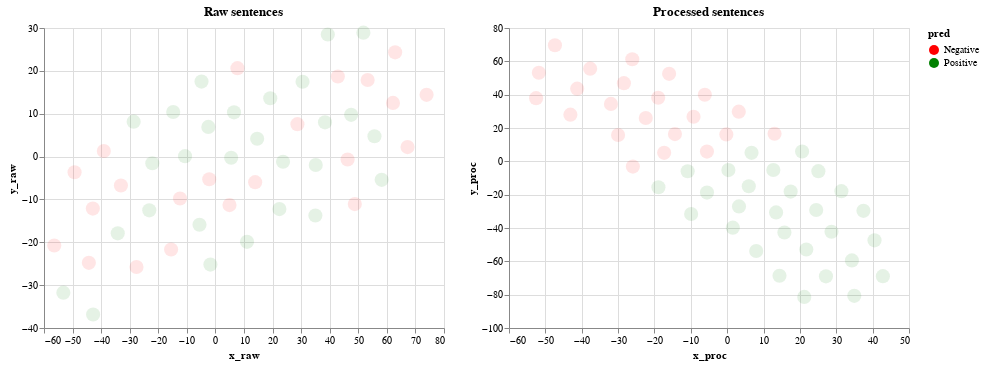

The notebook cell saved with this chart:
### Code cell
words_tsned | sentences_tsned

### Figure 1 — Vega-Lite specification as saved in the notebook (floating-point values rounded to 4 significant figures)
{"config": {"view": {"continuousWidth": 400, "continuousHeight": 300}}, "hconcat": [{"mark": {"type": "circle", "size": 200}, "encoding": {"color": {"type": "nominal", "field": "pred", "scale": {"domain": ["Negative", "Positive"], "range": ["red", "green"]}}, "opacity": {"condition": {"value": 1, "selection": "selector012"}, "value": 0.1}, "tooltip": {"type": "nominal", "field": "sentence"}, "x": {"type": "quantitative", "field": "x_raw"}, "y": {"type": "quantitative", "field": "y_raw"}}, "selection": {"selector011": {"type": "interval", "empty": "none", "encodings": ["x", "y"]}}, "title": "Raw sentences"}, {"mark": {"type": "circle", "size": 200}, "encoding": {"color": {"type": "nominal", "field": "pred", "scale": {"domain": ["Negative", "Positive"], "range": ["red", "green"]}}, "opacity": {"condition": {"value": 1, "selection": "selector011"}, "value": 0.1}, "tooltip": {"type": "nominal", "field": "sentence"}, "x": {"type": "quantitative", "field": "x_proc"}, "y": {"type": "quantitative", "field": "y_proc"}}, "selection": {"selector012": {"type": "interval", "empty": "none", "encodings": ["x", "y"]}}, "title": "Processed sentences"}], "data": {"name": "data-2c795a0e855a1a766e8ef175bbe34a4a"}, "$schema": "https://vega.github.io/schema/vega-lite/v4.8.1.json", "datasets": {"data-2c795a0e855a1a766e8ef175bbe34a4a": [{"x_raw": 38.35, "y_raw": 7.994, "x_proc": 40.51, "y_proc": -47.41, "sentence": "See both films if you can.  ", "pred": "Positive"}, {"x_raw": 23.66, "y_raw": -1.201, "x_proc": 1.555, "y_proc": -39.78, "sentence": "you can watch them preparing the delicious food!)", "pred": "Positive"}, {"x_raw": 19.19, "y_raw": 13.61, "x_proc": 5.94, "y_proc": -14.95, "sentence": "I do think Tom Hanks is a good actor.  ", "pred": "Positive"}, {"x_raw": -42.82, "y_raw": -36.86, "x_proc": -5.554, "y_proc": -18.77, "sentence": "(My mother and brother had to do this)When I saw Robert Ryan portraying this type of man, it was a very good imitation of this type of individual, and I was impressed.  ", "pred": "Positive"}, {"x_raw": -42.91, "y_raw": -12.13, "x_proc": -17.34, "y_proc": 5.107, "sentence": "The eargels channel the sound directly into your ear and seem to increase the sound volume and clarity.", "pred": "Negative"}, {"x_raw": 46.26, "y_raw": -0.673, "x_proc": -5.565, "y_proc": 5.838, "sentence": "This movie is so awesome!  ", "pred": "Negative"}, {"x_raw": 22.39, "y_raw": -12.25, "x_proc": 42.82, "y_proc": -68.9, "sentence": "Excellent product, I am very satisfied with the purchase.", "pred": "Positive"}, {"x_raw": -28.62, "y_raw": 8.144, "x_proc": 24.49, "y_proc": -29.17, "sentence": "i felt insulted and disrespected, how could you talk and judge another human being like that?", "pred": "Positive"}, {"x_raw": 73.9, "y_raw": 14.4, "x_proc": -47.36, "y_proc": 69.65, "sentence": "don't waste your money.", "pred": "Negative"}, {"x_raw": -4.872, "y_raw": 17.49, "x_proc": 15.74, "y_proc": -42.69, "sentence": "I think food should have flavor and texture and both were lacking.", "pred": "Positive"}, {"x_raw": 48.78, "y_raw": -11.09, "x_proc": -28.4, "y_proc": 46.9, "sentence": "It's A PIECE OF CRAP!", "pred": "Negative"}, {"x_raw": -14.78, "y_raw": 10.4, "x_proc": 7.986, "y_proc": -53.77, "sentence": "The internet access was fine, it the rare instance that it worked.", "pred": "Positive"}, {"x_raw": -1.753, "y_raw": -25.21, "x_proc": 28.69, "y_proc": -42.22, "sentence": "You truly take this journey through the eyes and soul of a child.  ", "pred": "Positive"}, {"x_raw": 62.14, "y_raw": 12.53, "x_proc": -26.1, "y_proc": 61.26, "sentence": "bad fit, way too big.", "pred": "Negative"}, {"x_raw": 51.79, "y_raw": 28.91, "x_proc": 21.76, "y_proc": -52.92, "sentence": "Great Earpiece.", "pred": "Positive"}, {"x_raw": -10.64, "y_raw": 0.0983, "x_proc": 20.6, "y_proc": 5.913, "sentence": "Characters are one-dimensional, even the good guys and especially the bad guys.  ", "pred": "Positive"}, {"x_raw": 14.61, "y_raw": 4.163, "x_proc": 3.248, "y_proc": -27.05, "sentence": "I could eat their bruschetta all day it is devine.", "pred": "Positive"}, {"x_raw": -23.15, "y_raw": -12.54, "x_proc": 27.16, "y_proc": -69.0, "sentence": "Today is the second time I've been to their lunch buffet and it was pretty good.", "pred": "Positive"}, {"x_raw": -53.22, "y_raw": -31.75, "x_proc": 25.08, "y_proc": -5.912, "sentence": "I contacted the company and they told me that, although the unit was still under warranty, if I couldn't produce my receipt I was out of luck.", "pred": "Positive"}, {"x_raw": -56.41, "y_raw": -20.75, "x_proc": -37.68, "y_proc": 55.61, "sentence": "The guys all had steaks, and our steak loving son who has had steak at the best and worst places said it was the best steak he's ever eaten.", "pred": "Negative"}, {"x_raw": 42.85, "y_raw": 18.69, "x_proc": -0.2328, "y_proc": 16.15, "sentence": "The service was meh.", "pred": "Negative"}, {"x_raw": -2.482, "y_raw": 6.922, "x_proc": 21.2, "y_proc": -81.35, "sentence": "The steaks are all well trimmed and also perfectly cooked.", "pred": "Positive"}, {"x_raw": -44.3, "y_raw": -24.79, "x_proc": -14.36, "y_proc": 16.35, "sentence": "When I placed my treo into the case, not only was it NOT snug, but there was A LOT of extra room on the sides.", "pred": "Negative"}, {"x_raw": 58.19, "y_raw": -5.422, "x_proc": 12.69, "y_proc": -5.189, "sentence": "How awesome is that.", "pred": "Positive"}, {"x_raw": -49.3, "y_raw": -3.649, "x_proc": -41.25, "y_proc": 43.61, "sentence": "The fish is badly made and some of its underwater shots are repeated a thousand times in the film.  ", "pred": "Negative"}, {"x_raw": -2.164, "y_raw": -5.281, "x_proc": -6.15, "y_proc": 39.94, "sentence": "Overall, I was very disappointed with the quality of food at Bouchon.", "pred": "Negative"}, {"x_raw": -39.06, "y_raw": 1.299, "x_proc": -43.12, "y_proc": 28.01, "sentence": "Similarly, the delivery man did not say a word of apology when our food was 45 minutes late.", "pred": "Negative"}, {"x_raw": 53.28, "y_raw": 17.87, "x_proc": 13.03, "y_proc": 16.54, "sentence": "It was pretty gross!", "pred": "Negative"}, {"x_raw": 62.9, "y_raw": 24.32, "x_proc": -25.94, "y_proc": -3.136, "sentence": "Lousy product.", "pred": "Negative"}, {"x_raw": -12.4, "y_raw": -9.78, "x_proc": -31.96, "y_proc": 34.45, "sentence": "There is really nothing for me at postinos, hope your experience is better", "pred": "Negative"}, {"x_raw": -33.08, "y_raw": -6.752, "x_proc": -15.97, "y_proc": 52.51, "sentence": "He really didn't seem to want to be hosting; his voice-overs were monotonous, didn't get involved with the guests.  ", "pred": "Negative"}, {"x_raw": 30.49, "y_raw": 17.46, "x_proc": 17.46, "y_proc": -18.14, "sentence": "The character developments also lacked in depth.  ", "pred": "Positive"}, {"x_raw": -27.63, "y_raw": -25.76, "x_proc": -18.97, "y_proc": 38.12, "sentence": "Im big fan of RPG games too, but this movie, its a disgrace to any self-respecting RPGer there is.  ", "pred": "Negative"}, {"x_raw": 34.98, "y_raw": -13.74, "x_proc": 34.95, "y_proc": -80.72, "sentence": "The sound quality is excellent as well.", "pred": "Positive"}, {"x_raw": 7.7, "y_raw": 20.62, "x_proc": -9.25, "y_proc": 26.72, "sentence": "If it were possible to give them zero stars, they'd have it.", "pred": "Negative"}, {"x_raw": 35.11, "y_raw": -1.968, "x_proc": 0.3311, "y_proc": -5.243, "sentence": "An Awesome New Look For Fall 2000!.", "pred": "Positive"}, {"x_raw": -15.52, "y_raw": -21.69, "x_proc": -52.55, "y_proc": 37.91, "sentence": "Both films are terrible, but to the credit of the 1986 version, it was watchable.  ", "pred": "Negative"}, {"x_raw": 13.91, "y_raw": -5.978, "x_proc": -22.39, "y_proc": 25.99, "sentence": "Don't trust their website and don't expect any helpful support.", "pred": "Negative"}, {"x_raw": -5.576, "y_raw": -15.92, "x_proc": 6.694, "y_proc": 5.086, "sentence": "This is the first phone I've had that has been so cheaply made.", "pred": "Positive"}, {"x_raw": 6.505, "y_raw": 10.33, "x_proc": -9.911, "y_proc": -31.57, "sentence": "People who like European films and \"art movies\" will like this movie.  ", "pred": "Positive"}, {"x_raw": 4.919, "y_raw": -11.32, "x_proc": -51.79, "y_proc": 53.15, "sentence": "The acting was bad, the dialogs were extremely shallow and insincere.  ", "pred": "Negative"}, {"x_raw": 47.5, "y_raw": 9.733, "x_proc": 34.3, "y_proc": -59.46, "sentence": "Definitely worth checking out.  ", "pred": "Positive"}, {"x_raw": 5.508, "y_raw": -0.2841, "x_proc": 31.41, "y_proc": -17.9, "sentence": "Lastly, the mozzarella sticks, they were the best thing we ordered.", "pred": "Positive"}, {"x_raw": 28.7, "y_raw": 7.57, "x_proc": 3.188, "y_proc": 29.82, "sentence": "I've never been more insulted or felt disrespected.", "pred": "Negative"}, {"x_raw": 39.33, "y_raw": 28.49, "x_proc": 37.47, "y_proc": -29.72, "sentence": "Has been working great.", "pred": "Positive"}, {"x_raw": -22.09, "y_raw": -1.55, "x_proc": 14.39, "y_proc": -68.65, "sentence": "The movie showed a lot of Florida at it's best, made it look very appealing.  ", "pred": "Positive"}, {"x_raw": 11.06, "y_raw": -19.9, "x_proc": 13.45, "y_proc": -30.65, "sentence": "This is a good battery, and it got here really fast.", "pred": "Positive"}, {"x_raw": 55.66, "y_raw": 4.73, "x_proc": -18.91, "y_proc": -15.54, "sentence": "I won't be back.", "pred": "Positive"}, {"x_raw": 67.24, "y_raw": 2.219, "x_proc": -30.01, "y_proc": 15.79, "sentence": "2 Thumbs Up!!", "pred": "Negative"}, {"x_raw": -34.19, "y_raw": -17.92, "x_proc": -10.87, "y_proc": -5.977, "sentence": "Shrimp- When I unwrapped it (I live only 1/2 a mile from Brushfire) it was literally ice cold.", "pred": "Positive"}]}}
